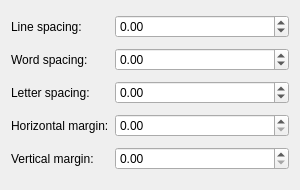
<?xml version="1.0" encoding="UTF-8"?>
<ui version="4.0">
 <class>PreviewConfigWindow</class>
 <widget class="QWidget" name="PreviewConfigWindow">
  <property name="geometry">
   <rect>
    <x>0</x>
    <y>0</y>
    <width>300</width>
    <height>190</height>
   </rect>
  </property>
  <property name="windowTitle">
   <string>Terminal Preview Config</string>
  </property>
  <layout class="QGridLayout" name="main_grid" columnstretch="0,1">
   <item row="1" column="1">
    <widget class="QDoubleSpinBox" name="word_spacing_spinbox">
     <property name="minimum">
      <double>-99.000000000000000</double>
     </property>
    </widget>
   </item>
   <item row="0" column="0">
    <widget class="QLabel" name="line_spacing_label">
     <property name="text">
      <string>Line spacing:</string>
     </property>
    </widget>
   </item>
   <item row="0" column="1">
    <widget class="QDoubleSpinBox" name="line_spacing_spinbox">
     <property name="minimum">
      <double>-99.000000000000000</double>
     </property>
    </widget>
   </item>
   <item row="1" column="0">
    <widget class="QLabel" name="word_spacing_label">
     <property name="text">
      <string>Word spacing:</string>
     </property>
    </widget>
   </item>
   <item row="3" column="1">
    <widget class="QDoubleSpinBox" name="horizontal_margin_spinbox"/>
   </item>
   <item row="2" column="0">
    <widget class="QLabel" name="letter_spacing_label">
     <property name="text">
      <string>Letter spacing:</string>
     </property>
    </widget>
   </item>
   <item row="2" column="1">
    <widget class="QDoubleSpinBox" name="letter_spacing_spinbox">
     <property name="minimum">
      <double>-99.000000000000000</double>
     </property>
    </widget>
   </item>
   <item row="3" column="0">
    <widget class="QLabel" name="horizontal_margin_label">
     <property name="text">
      <string>Horizontal margin:</string>
     </property>
    </widget>
   </item>
   <item row="4" column="0">
    <widget class="QLabel" name="vertical_margin_label">
     <property name="text">
      <string>Vertical margin:</string>
     </property>
    </widget>
   </item>
   <item row="4" column="1">
    <widget class="QDoubleSpinBox" name="vertical_margin_spinbox"/>
   </item>
  </layout>
 </widget>
 <resources/>
 <connections/>
</ui>
